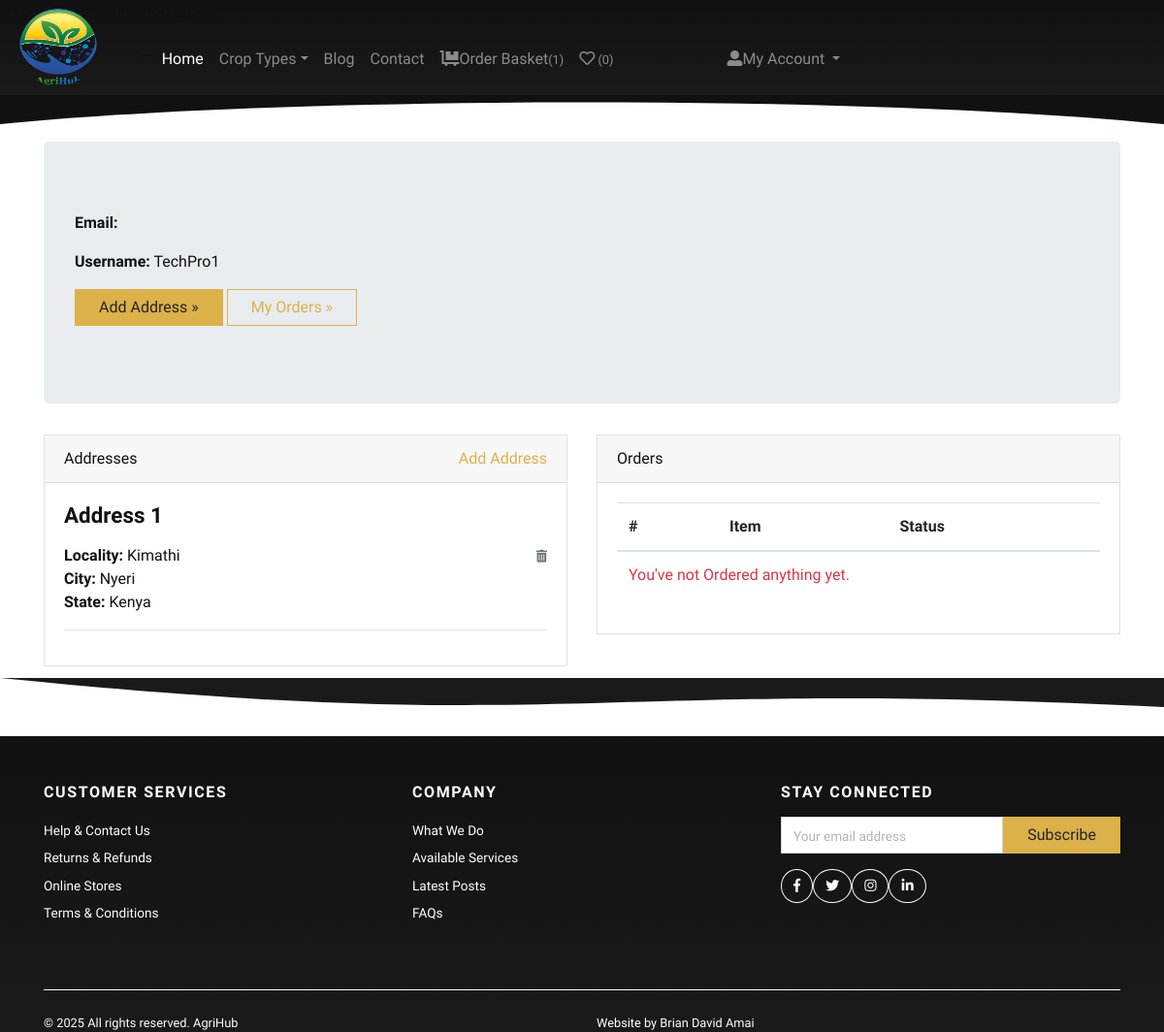
/accounts/profile/ (signed in), run on the app's committed database.
### store/models.py (models this page shows, shortened)
class Address(models.Model):
    user = models.ForeignKey(User, verbose_name="User", on_delete=models.CASCADE)
    locality = models.CharField(max_length=150, verbose_name="Nearest Location / Area")
    city = models.CharField(max_length=150, verbose_name="City / Town")
    state = models.CharField(max_length=150, verbose_name="County")

### store/views.py (the view)
# urls.py: path('accounts/profile/', views.profile, name="profile"),
def profile(request):
    addresses = Address.objects.filter(user=request.user)
    context = {'addresses': addresses}
    return render(request, 'account/profile.html', context)

### store/context_preprocessors.py (called while the page is built)
def store_menu(request):
    categories = Category.objects.filter(is_active=True)
    context = {
        'categories_menu': categories,
    }
    return context

def cart_menu(request):
    if request.user.is_authenticated:
        cart_items= Cart.objects.filter(user=request.user)
        context = {
            'cart_items': cart_items,
        }
    else:
        context = {}
    return context

### templates/account/profile.html (shortened to what this page needs)
{% extends 'base.html' %}
{% load static %}
    {% block content %}
      <div class="container py-5">
        <div class="jumbotron">
          <p><strong>Email:</strong> {{request.user.email}}</p>
          <p><strong>Username:</strong> {{request.user.username}}</p>
          <p><a class="btn btn-primary btn-large" href="{% url 'store:add-address' %}">Add Address »</a> <a class="btn btn-outline-primary btn-large" href="#">My Orders »</a></p>
        </div>
        <div class="row">
          <div class="col-lg-6">
            <div class="card mb-4" id="headings">
              <div class="card-header">Addresses <span class="float-right"><a href="{% url 'store:add-address' %}">Add Address</a></span></div>
              <div class="card-body">
                {% if addresses %}
                    {% for address in addresses %}
                        <h4 class="mb-3">Address {{forloop.counter}}</h4>
                        <span class="float-right"><a href="{% url 'store:remove-address' address.id %}"><i class="fas fa-trash-alt small text-muted"></i></a></span>
                        <p>
                            <strong>Locality: </strong>{{address.locality}} <br>
                            <strong>City: </strong>{{address.city}} <br>
                            <strong>State: </strong>{{address.state}} <br>
                        </p>
                        <hr>
                    {% endfor %}
                {% else %}
                <div class="text-danger">
                  Address not Added.
                </div>
                {% endif %}
              </div>
            </div>
          </div>
          <div class="col-lg-6">
            <div class="card mb-4" id="tables">
              <div class="card-header">Orders</div>
              <div class="card-body">
                <table class="table table-hover">
                  <thead>
                    <tr>
                      <th>#</th>
                      <th>Item</th>
                      <th>Status</th>
                    </tr>
                  </thead>
                  <tbody>
                    {% if orders %}
                      {% for order in orders %}
                        <tr>
                          <td>{{forloop.counter}}</td>
                          <td>{{order.product.title}}</td>
                          <td>
                            {{order.status}}
                          </td>
                        </tr>
                      {% endfor %}
                    {% else %}
                    <tr>
                      <td class="text-danger" colspan="3">You've not Ordered anything yet.</td>
                    </tr>
                    {% endif %}
                  </tbody>
                </table>
              </div>
            </div>
          </div>
        </div>
      </div>
{% endblock content %}

### AgriHub/static/css/style.default.css (style rules this page uses)
strong { font-weight: 700; }
.btn { font-weight: 400; border: 1px solid transparent; font-family: inherit; padding: 0.375rem 1.5rem; font-size: 1rem; line-height: 1.5; border-radius: 0; transition: color 0.15s ease-in-out, background-color 0.15s ease-in-out, border-color 0.15s ease-in-out, box-shadow 0.15s ease-in-out; }
.btn-primary { color: #212529; background-color: #dcb14a; border-color: #dcb14a; }
.btn-outline-primary { color: #dcb14a; background-color: transparent; background-image: none; border-color: #dcb14a; }
body { font-family: "Libre Franklin", sans-serif; font-size: 1rem; font-weight: 400; line-height: 1.5; color: #111111; background-color: #fff; }
a { color: #dcb14a; text-decoration: none; }
h1, h2, h3, h4, h5, h6, .h1, .h2, .h3, .h4, .h5, .h6 { margin-bottom: 0.5rem; font-family: inherit; font-weight: 900; line-height: 1.2; color: inherit; }
h4, .h4 { font-size: 1.4rem; }
hr { border-top: 1px solid rgba(17, 17, 17, 0.1); }
small, .small { font-size: 80%; font-weight: 400; }
.text-danger { color: #dc3545 !important; }
.card { background-color: #fff; border: 1px solid rgba(17, 17, 17, 0.125); border-radius: 0; }
.card-body { padding: 1.25rem; }
.card-header { padding: 0.75rem 1.25rem; background-color: rgba(17, 17, 17, 0.03); border-bottom: 1px solid rgba(17, 17, 17, 0.125); }
.card-header:first-child { border-radius: calc(0 - 1px) calc(0 - 1px) 0 0; }

### data on the page
Address: locality "Kimathi", city "Nyeri", state "Kenya"

### other printed values
{{ cart_items.count }} "1"
{{ request.user.username }} "TechPro1"
